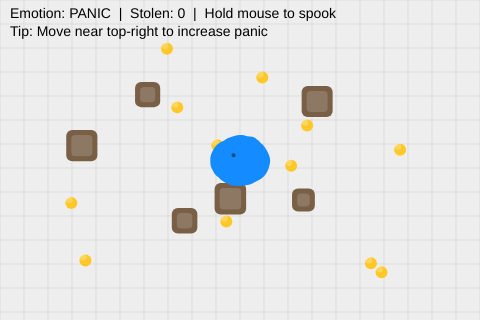
Frame 1 (no input)
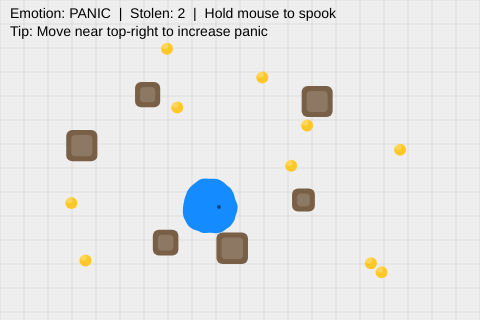
Frame 60 (no input)
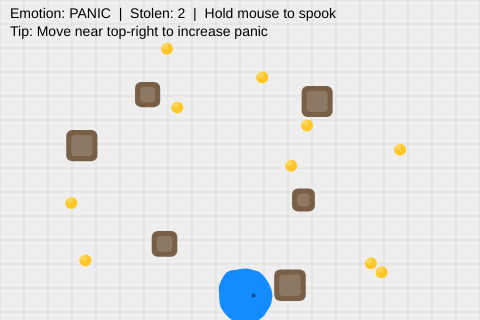
Frame 120 (the mouse pressed at the canvas centre since frame 60)

The p5.js sketch that drew these frames (run headless with seeded random() and noise() and a simulated clock; from frame 60 on, the mouse is pressed at the canvas centre):

// p5.js sketch
// ── sketch.js
// PANIC BLOB + MISCHIEF MAP (p5.js)
// Drop-in replacement sketch.

let blob = {
  x: 240,
  y: 160,
  vx: 0,
  vy: 0,

  r: 28,
  points: 64,

  wobble: 10,
  wobbleFreq: 1.1,

  t: 0,
  tSpeed: 0.02,

  // panic knobs
  panic: 0.0,       // 0..1 (rises near "threat")
  jitter: 0.0,      // screen-space shake amount
  dartTimer: 0,     // time until next sudden dart
  dirA: 0,          // current movement heading
};

let crates = [];
let coins = [];
let threat = { x: 380, y: 90, r: 45 }; // invisible "scary zone"
let stolen = 0;

function setup() {
  createCanvas(480, 320);
  noStroke();
  textFont("sans-serif");
  textSize(14);

  // Small map objects
  for (let i = 0; i < 6; i++) crates.push(makeCrate());
  for (let i = 0; i < 12; i++) coins.push(makeCoin());
}

function draw() {
  // --- Environment (panic vibe) ---
  background(238);

  // threat proximity drives panic
  const dThreat = dist(blob.x, blob.y, threat.x, threat.y);
  const targetPanic = constrain(map(dThreat, 160, 40, 0, 1), 0, 1);
  blob.panic = lerp(blob.panic, targetPanic, 0.08);

  // panic increases jitter + speed + wobble speed
  const speedBoost = lerp(1.0, 2.4, blob.panic);
  blob.tSpeed = lerp(0.012, 0.05, blob.panic);
  blob.wobble = lerp(7, 16, blob.panic);
  blob.wobbleFreq = lerp(0.8, 1.6, blob.panic);

  // tiny camera shake (panic)
  blob.jitter = lerp(blob.jitter, blob.panic * 6, 0.12);
  const camX = random(-blob.jitter, blob.jitter);
  const camY = random(-blob.jitter, blob.jitter);

  push();
  translate(camX, camY);

  // --- Draw map floor ---
  drawFloor();

  // --- Crates + coins ---
  for (const c of crates) drawCrate(c);
  for (const coin of coins) drawCoin(coin);

  // --- Blob behavior: twitchy darts + avoidance ---
  blob.t += blob.tSpeed;

  // If close to threat, blob tries to flee (avoid vector)
  let ax = 0;
  let ay = 0;

  // flee force
  const flee = fleeForce(threat, blob.x, blob.y);
  ax += flee.x * blob.panic * 0.9;
  ay += flee.y * blob.panic * 0.9;

  // random darting
  blob.dartTimer -= deltaTime;
  if (blob.dartTimer <= 0) {
    blob.dirA = random(TAU);
    // more frequent darts as panic rises
    const minMs = lerp(700, 200, blob.panic);
    const maxMs = lerp(1400, 420, blob.panic);
    blob.dartTimer = random(minMs, maxMs);
  }

  // dart acceleration (twitchy)
  ax += cos(blob.dirA) * 0.25 * speedBoost;
  ay += sin(blob.dirA) * 0.25 * speedBoost;

  // mouse can "spook" it too (optional)
  if (mouseIsPressed) {
    const m = { x: mouseX - camX, y: mouseY - camY, r: 30 };
    const mf = fleeForce(m, blob.x, blob.y);
    ax += mf.x * 0.9;
    ay += mf.y * 0.9;
  }

  // integrate
  blob.vx = (blob.vx + ax) * 0.92;
  blob.vy = (blob.vy + ay) * 0.92;
  blob.x += blob.vx;
  blob.y += blob.vy;

  // wall bounce
  bounceInBounds(20);

  // --- Mischief: bump crates (push them) ---
  for (const c of crates) bumpObject(c);

  // --- Mischief: steal coins (magnet + pickup) ---
  for (const coin of coins) stealCoin(coin);

  // --- Draw blob (panic edge) ---
  drawBlob();

  pop(); // end camera shake

  // --- UI overlay (tunnel vision vignette) ---
  drawVignette(blob.panic);

  fill(0);
  text(`Emotion: PANIC  |  Stolen: ${stolen}  |  Hold mouse to spook`, 10, 18);
  text(`Tip: Move near top-right to increase panic`, 10, 36);
}

/* ----------------- Drawing ----------------- */

function drawFloor() {
  // subtle grid + pulse rings near threat
  push();
  noFill();
  stroke(0, 0, 0, 18);
  for (let x = 0; x <= width; x += 24) line(x, 0, x, height);
  for (let y = 0; y <= height; y += 24) line(0, y, width, y);

  // pulse rings when panic is high
  const pulse = (sin(frameCount * 0.1) * 0.5 + 0.5) * blob.panic;
  stroke(255, 80, 80, 90 * blob.panic);
  for (let i = 0; i < 3; i++) {
    const rr = threat.r + i * 22 + pulse * 30;
    ellipse(threat.x, threat.y, rr * 2, rr * 2);
  }
  pop();
}

function drawCrate(c) {
  push();
  rectMode(CENTER);
  noStroke();
  fill(120, 95, 70);
  rect(c.x, c.y, c.s, c.s, 6);
  fill(255, 255, 255, 40);
  rect(c.x, c.y, c.s - 10, c.s - 10, 4);
  pop();
}

function drawCoin(coin) {
  if (!coin.alive) return;
  push();
  noStroke();
  fill(255, 200, 40);
  ellipse(coin.x, coin.y, coin.r * 2);
  fill(255, 255, 255, 60);
  ellipse(coin.x - 2, coin.y - 3, coin.r * 1.1);
  pop();
}

function drawBlob() {
  // color shifts slightly with panic
  const baseR = 20;
  const baseG = lerp(140, 70, blob.panic);
  const baseB = lerp(255, 90, blob.panic);

  // trembling outline via extra noise channel
  fill(baseR, baseG, baseB);
  beginShape();
  for (let i = 0; i < blob.points; i++) {
    const a = (i / blob.points) * TAU;

    const n = noise(
      cos(a) * blob.wobbleFreq + 100,
      sin(a) * blob.wobbleFreq + 100,
      blob.t
    );

    // extra "tremor" as panic rises
    const trem = (noise(i * 0.12, blob.t * 6) - 0.5) * blob.panic * 8;

    const r = blob.r + map(n, 0, 1, -blob.wobble, blob.wobble) + trem;

    vertex(blob.x + cos(a) * r, blob.y + sin(a) * r);
  }
  endShape(CLOSE);

  // tiny eye dot (makes mischief feel intentional)
  fill(0, 120);
  const eyeA = atan2(blob.vy, blob.vx);
  ellipse(blob.x + cos(eyeA) * 8, blob.y + sin(eyeA) * 8, 4, 4);
}

function drawVignette(p) {
  // simple vignette with rectangles (fast, no shader)
  const alpha = 140 * p;
  noStroke();
  fill(0, alpha);
  rect(0, 0, width, 18);
  rect(0, height - 18, width, 18);
  rect(0, 0, 18, height);
  rect(width - 18, 0, 18, height);

  // stronger corners
  fill(0, alpha * 0.9);
  rect(0, 0, 60, 60);
  rect(width - 60, 0, 60, 60);
  rect(0, height - 60, 60, 60);
  rect(width - 60, height - 60, 60, 60);
}

/* ----------------- Mischief Physics ----------------- */

function bumpObject(obj) {
  // obj: {x,y,vx,vy,s}
  const minDist = blob.r + obj.s * 0.55;
  const dx = obj.x - blob.x;
  const dy = obj.y - blob.y;
  const d = sqrt(dx * dx + dy * dy);

  if (d < minDist) {
    // push direction
    const nx = dx / max(d, 0.001);
    const ny = dy / max(d, 0.001);
    const overlap = (minDist - d);

    // move crate out + add velocity (bump)
    obj.x += nx * overlap * 0.6;
    obj.y += ny * overlap * 0.6;
    obj.vx += nx * 0.8 * (0.5 + blob.panic);
    obj.vy += ny * 0.8 * (0.5 + blob.panic);

    // blob recoils slightly
    blob.vx -= nx * 0.25;
    blob.vy -= ny * 0.25;
  }

  // integrate crate motion + friction + bounds
  obj.vx *= 0.88;
  obj.vy *= 0.88;
  obj.x += obj.vx;
  obj.y += obj.vy;
  obj.x = constrain(obj.x, 20, width - 20);
  obj.y = constrain(obj.y, 20, height - 20);
}

function stealCoin(coin) {
  if (!coin.alive) return;

  // "magnet" radius increases when panic rises (more chaotic stealing)
  const magnetR = lerp(28, 70, blob.panic);
  const dx = blob.x - coin.x;
  const dy = blob.y - coin.y;
  const d = sqrt(dx * dx + dy * dy);

  if (d < magnetR) {
    const pull = map(d, magnetR, 0, 0.02, 0.16);
    coin.x += dx * pull;
    coin.y += dy * pull;
  }

  // pickup
  if (d < blob.r * 0.75) {
    coin.alive = false;
    stolen++;
  }
}

/* ----------------- Helpers ----------------- */

function makeCrate() {
  return {
    x: random(60, width - 60),
    y: random(60, height - 60),
    vx: 0,
    vy: 0,
    s: random(22, 34),
  };
}

function makeCoin() {
  return {
    x: random(30, width - 30),
    y: random(30, height - 30),
    r: 6,
    alive: true,
  };
}

function bounceInBounds(pad) {
  if (blob.x < pad) { blob.x = pad; blob.vx *= -0.8; }
  if (blob.x > width - pad) { blob.x = width - pad; blob.vx *= -0.8; }
  if (blob.y < pad) { blob.y = pad; blob.vy *= -0.8; }
  if (blob.y > height - pad) { blob.y = height - pad; blob.vy *= -0.8; }
}

function fleeForce(circle, x, y) {
  const dx = x - circle.x;
  const dy = y - circle.y;
  const d = sqrt(dx * dx + dy * dy);
  if (d > circle.r + 90) return { x: 0, y: 0 };
  const nx = dx / max(d, 0.001);
  const ny = dy / max(d, 0.001);
  // push away from circle center
  return { x: nx * 1.0, y: ny * 1.0 };
}
